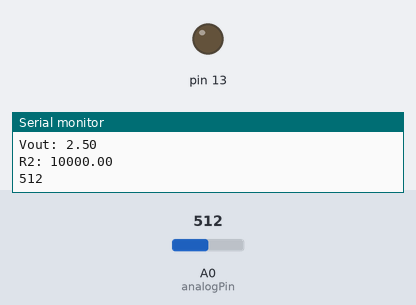
The sketch below on a simulated Arduino Uno, built with avr-gcc and run on an emulated ATmega328P. Parts: output pins drawn as LEDs (lit = HIGH), the last lines printed to the serial monitor. Inputs (shaded band) come from the test bench; at power-on: A0 (analogPin) = 512.

Above: at 1.8 s.
1.9 s: A0 (analogPin) set to 1010
4.2 s: A0 (analogPin) set to 1022
At 7.2 s:
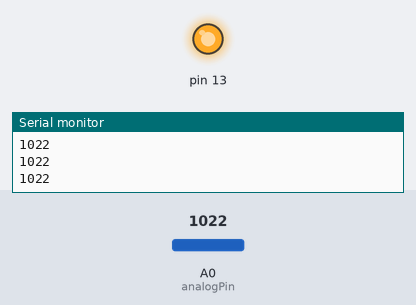
7.5 s: A0 (analogPin) set to 900
At 9.7 s:
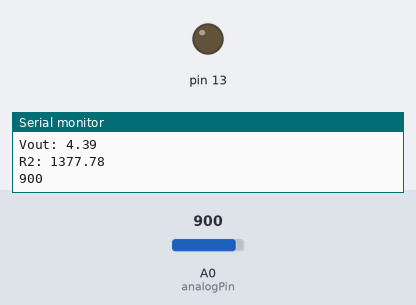
10.5 s: A0 (analogPin) set to 1023
At 13.3 s:
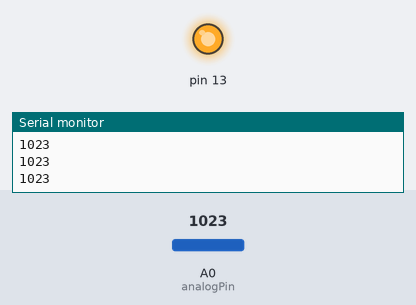
Timing chart, 0 to 14.5 s (numbered marks = the images above; inputs shaded):
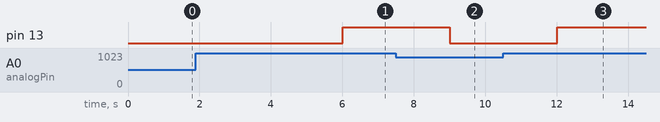

The sketch:

ohmeter_continuity_dmm_.ino
```cpp
int analogPin= A0;
int raw= 0;
int Vin= 5;
float Vout= 0;
float R1= 10000;
float R2= 0;
float v= 0;
void setup()
{pinMode(A0,INPUT);
  pinMode(13,OUTPUT);
Serial.begin(9600);
}

void loop()
{


raw= analogRead(analogPin);
Serial.println(raw);
delay(1000);
if(raw<=1021)
{
v= raw * Vin;
Vout= (v)/1024.0;
v= (Vin/Vout) -1;
R2= R1 * v;
R2=R2;
Serial.print("Vout: ");
Serial.println(Vout);
Serial.print("R2: ");
Serial.println(R2);

digitalWrite(13,LOW);
}

if(raw>1021)
{
  digitalWrite(13,HIGH);
}


}
```

Measured:
- the behaviour switches between 1021 and 1022 on A0 (analogPin) (found by bisection; images 0 and 1)
- after the input at 4.2 s, pin 13: LOW → HIGH after 1.8 s
- after the input at 7.5 s, pin 13: HIGH → LOW after 1.5 s
- after the input at 10.5 s, pin 13: LOW → HIGH after 1.5 s
